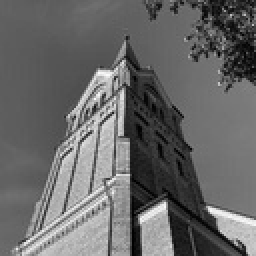
%> input picture w4/img_grey.jpg, 128 x 128 px, shrunk from 256 x 256 before the run (shown 2 times larger)
$ octave week4.m   (GNU Octave 9; MATLAB toolbox functions it lacks are replaced by stand-ins)
%> lines starting %> are read from the running program, lines starting %| are printed output that depends on the picture
### w4/f_median_filter.m
% Week 4. Median Filtering
% This function applies a median filter to an input image given a specific window size.
% It handles the borders by padding the image symmetrically.

function [filtered_img] = f_median_filter(source_image, filt_size)
    % Retrieve the dimensions of the source image
    [img_height, img_width] = size(source_image);

    % Define the window size for the median filter
    filter_window = filt_size;

    % Initialize the filtered image with zeros
    filtered_img = zeros(img_height, img_width, 'uint8');

    % Calculate half the window size for padding purposes
    half_window_size = floor(filter_window / 2);

    % Pad the source image symmetrically to accommodate the filter window at the edges
    padded_image = padarray(source_image, [half_window_size, half_window_size], 'symmetric');

    % Iterate over each pixel in the source image to apply the median filter
    for row_idx = 1:img_height
        for col_idx = 1:img_width
            % Extract the local region (window) around the current pixel
            local_region = padded_image(row_idx:row_idx+2*half_window_size, ...
                                        col_idx:col_idx+2*half_window_size);

            % Calculate the median of the local region and assign it to the corresponding pixel
            filtered_img(row_idx, col_idx) = median(local_region(:));
        end
    end
end

### w4/f_mean_filter.m
% Week 4. Mean Filtering
% This function applies a mean filter to the input image using a specified window size.
% It pads the image symmetrically to handle edges during the filtering process.

function [filtered_image] = f_mean_filter(img, filter_size)
    % Get the dimensions of the input image
    [img_rows, img_cols] = size(img);

    % Initialize the output image to zeros
    filtered_image = zeros(img_rows, img_cols, 'uint8');

    % Calculate half of the window size for padding
    half_window = floor(filter_size / 2);

    % Pad the image symmetrically to fit the kernel
    padded_image = padarray(img, [half_window, half_window], 'symmetric');

    % Perform mean filtering on the input image
    for row = 1:img_rows
        for col = 1:img_cols
            % Define the box around the current pixel based on the window size
            local_window = padded_image(row:row+2*half_window, col:col+2*half_window);

            % Calculate the mean of the values within the window and assign to the current pixel
            filtered_image(row, col) = mean(local_window(:));
        end
    end
end

### w4/f_image_sharpening.m
% Week 4. Sharpening
% This function sharpens an input image using four different Laplacian kernels.
% It outputs four sharpened images, each resulting from convolution with a different kernel.

function [sharpened_img1, sharpened_img2, sharpened_img3, sharpened_img4] = f_image_sharpening(src_img)
    % Define sharpening kernels (Laplacian filters)
    laplacian_kernel1 = [0 1 0; 1 -4 1; 0 1 0];
    laplacian_kernel2 = [1 1 1; 1 -8 1; 1 1 1];
    laplacian_kernel3 = [0 -1 0; -1 4 -1; 0 -1 0]; % Alternative laplacian filter
    laplacian_kernel4 = [-1 -1 -1; -1 8 -1; -1 -1 -1];

    % Get the dimensions of the input image
    [img_height, img_width] = size(src_img);

    % Initialize the output images for each kernel
    sharpened_img1 = zeros(img_height, img_width, 'uint8');
    sharpened_img2 = zeros(img_height, img_width, 'uint8');
    sharpened_img3 = zeros(img_height, img_width, 'uint8');
    sharpened_img4 = zeros(img_height, img_width, 'uint8');

    % Pad the source image symmetrically to handle the borders during convolution
    padded_img = padarray(src_img, [1, 1], 'symmetric');

    % Perform convolution with each kernel to sharpen the image
    for row = 1:img_height
        for col = 1:img_width
            % Extract the local 3x3 region around the current pixel
            local_region = double(padded_img(row:row+2, col:col+2));

            % Apply each kernel to the local region and sum to get the new pixel value
            sharpened_img1(row, col) = sum(sum(local_region .* laplacian_kernel1));
            sharpened_img2(row, col) = sum(sum(local_region .* laplacian_kernel2));
            sharpened_img3(row, col) = sum(sum(local_region .* laplacian_kernel3));
            sharpened_img4(row, col) = sum(sum(local_region .* laplacian_kernel4));
        end
    end

    % Scale and offset the results if they are out of the 0-255 range
    % sharpened_img1 = uint8(scale * sharpened_img1 + offset);
end

### w4/sum_diff.m
%% Helper function to calculate the sum of absolute differences

function [sum_diff] = sum_diff(original, processed)
    sum_diff = sum(sum(abs(original - processed)));
end

### w4/f_image_gradient.m
% Week4. Gradient Calculation
% This function calculates the gradients in the x and y directions of an input image
% using the Sobel operator. It handles image borders by symmetric padding.

function [grad_x, grad_y] = f_image_gradient(input_img)
    % Retrieve the dimensions of the input image
    [img_rows, img_cols] = size(input_img);

    % Define the Sobel kernels for x and y directions
    sobel_x = [-1 0 1; -2 0 2; -1 0 1];
    sobel_y = [-1 -2 -1; 0 0 0; 1 2 1];

    % Initialize the gradient images with zeros
    grad_x = zeros(img_rows, img_cols, 'uint8');
    grad_y = zeros(img_rows, img_cols, 'uint8');

    % Pad the input image symmetrically to handle the borders
    padded_img = padarray(input_img, [1, 1], 'symmetric');

    % Calculate the gradient in x and y directions
    for row = 1:img_rows
        for col = 1:img_cols
            % Extract the local 3x3 region around the current pixel
            local_region = double(padded_img(row:row+2, col:col+2));

            % Apply the Sobel operator to the local region to find gradients
            grad_x(row, col) = sum(sum(local_region .* sobel_x));
            grad_y(row, col) = sum(sum(local_region .* sobel_y));
        end
    end

    % Convert the gradients to an appropriate scale
    % e.g., grad_x = uint8(scale * grad_x);
    %       grad_y = uint8(scale * grad_y);
end

### w4/week4.m
% Week 4. Image Processing
% This function applies noise, filters, and sharpening methods to the input image.
% It then selects the best method based on the minimum difference from the original image.
% Finally, it calculates the gradient magnitude of the original image.

% Load the image
img = imread('img_grey.jpg');
%> img is the input picture: size 128x128 uint8; min 0, max 252, mean 103.9

% Add salt and pepper noise with a random density
density = rand(1);
salt_pepper = imnoise(img, 'salt & pepper', density);

% Add speckle noise with a fixed density of 0.2
speckle = imnoise(img, 'speckle', 0.2);

% Create a random-sized averaging filter
windowWidth = round(10 * density);
kernel = ones(windowWidth) / windowWidth ^ 2;
blurredImage = imfilter(img, kernel);

% Apply median and mean filters, and sharpening methods to salt and pepper noise
medianF1 = f_median_filter(salt_pepper, 3);
%> after the loop in f_median_filter, `for row_idx = 1:img_height`:
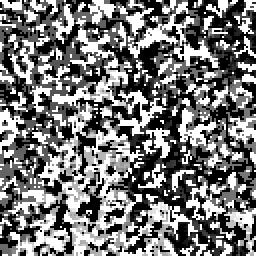
%> filtered_img: size 128x128 uint8 (shown 2 times larger); min 0, max 255, mean 118.8
meanF1 = f_mean_filter(salt_pepper, 3);
%> after the loop in f_mean_filter, `for row = 1:img_rows`:
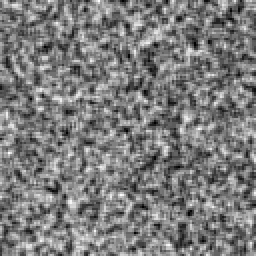
%> filtered_image: size 128x128 uint8 (shown 2 times larger); min 0, max 255, mean 123.6; mean of the top-left, top-right, bottom-left and bottom-right quarters 124.5, 118.9, 130.7, 120.3
[sh11, sh12, sh13, sh14] = f_image_sharpening(salt_pepper);
%> after the loop in f_image_sharpening, `for row = 1:img_height`:
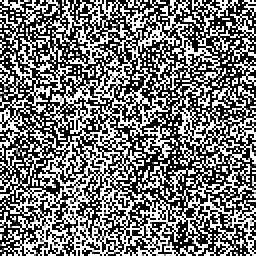
%> sharpened_img4: size 128x128 uint8 (shown 2 times larger); min 0, max 255, mean 118.2

% Calculate the difference of each method from the original image
diffs = [sum_diff(img, medianF1), sum_diff(img, meanF1), ...
         sum_diff(img, sh11), sum_diff(img, sh12), ...
         sum_diff(img, sh13), sum_diff(img, sh14)];
%> in sum_diff, `sum_diff = sum(sum(abs(original - processed)));`: sum_diff = 581815
%> diffs = [581815 242367 893803 857174 908987 871671]
[~, idx] = min(diffs);
%> idx = 2
methods = {medianF1, meanF1, sh11, sh12, sh13, sh14};
%> methods = 6 items
best1 = methods{idx};

% Apply median and mean filters, and sharpening methods to speckle noise
medianF2 = f_median_filter(speckle, 3);
meanF2 = f_mean_filter(speckle, 3);
[sh21, sh22, sh23, sh24] = f_image_sharpening(speckle);
%> after the loop in f_image_sharpening (call 2), `for row = 1:img_height`:
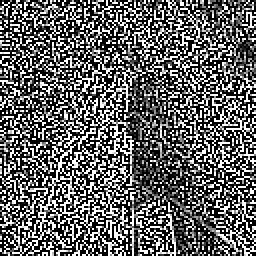
%> sharpened_img2: size 128x128 uint8 (shown 2 times larger); min 0, max 255, mean 99.7
%> after the loop in f_image_sharpening (call 2), `for row = 1:img_height`:
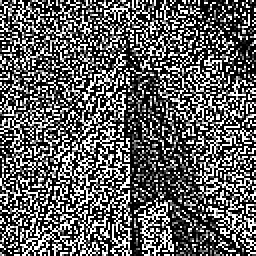
%> sharpened_img4: size 128x128 uint8 (shown 2 times larger); min 0, max 255, mean 95.6

% Calculate the difference of each method from the original image for speckle noise
diffs_speckle = [sum_diff(img, medianF2), sum_diff(img, meanF2), ...
                 sum_diff(img, sh21), sum_diff(img, sh22), ...
                 sum_diff(img, sh23), sum_diff(img, sh24)];
%> diffs_speckle = [209094 151348 1016063 948308 964516 889388]
[~, idx_speckle] = min(diffs_speckle);
%> idx_speckle = 2
methods_speckle = {medianF2, meanF2, sh21, sh22, sh23, sh24};
%> methods_speckle = 6 items
best2 = methods_speckle{idx_speckle};

% Apply median and mean filters, and sharpening methods to blurred image
medianF3 = f_median_filter(blurredImage, 3);
meanF3 = f_mean_filter(blurredImage, 3);
[sh31, sh32, sh33, sh34] = f_image_sharpening(blurredImage);
%> after the loop in f_image_sharpening (call 3), `for row = 1:img_height`:
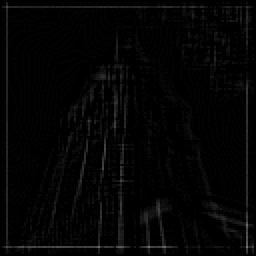
%> sharpened_img4: size 128x128 uint8 (shown 2 times larger); min 0, max 118, mean 4.3

% Calculate the difference of each method from the original image for blurred image
diffs_blurred = [sum_diff(img, medianF3), sum_diff(img, meanF3), ...
                 sum_diff(img, sh31), sum_diff(img, sh32), ...
                 sum_diff(img, sh33), sum_diff(img, sh34)];
%> diffs_blurred = [160499 160468 1676931 1633046 1676714 1631188]
[~, idx_blurred] = min(diffs_blurred);
%> idx_blurred = 2
methods_blurred = {medianF3, meanF3, sh31, sh32, sh33, sh34};
%> methods_blurred = 6 items
best3 = methods_blurred{idx_blurred};

% Calculate the gradient of the original image
[Gx, Gy] = f_image_gradient(img);

% Calculate the magnitude of the gradient
magnitude = sqrt(im2double(Gx).^2 + im2double(Gy).^2);
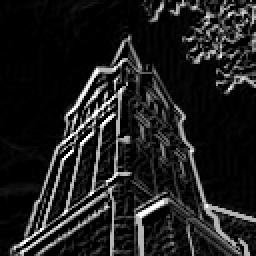
%> magnitude: size 128x128 double (shown 2 times larger); min 0, max 1.41, mean 0.171; drawn with min black and max white

% Visualize the original, distorted, and difference images
figure;

% [47 lines of commented-out code are left out]
subplot(1,3,1);
imshow(Gx, []);
title('Gradient in X');

subplot(1,3,2);
imshow(Gy, []);
title('Gradient in Y');

subplot(1,3,3);
imshow(magnitude, []);
title('Gradient Magnitude');
